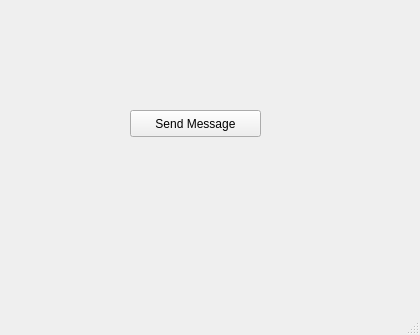
<?xml version="1.0" encoding="UTF-8"?>
<ui version="4.0">
 <class>MainWindow</class>
 <widget class="QMainWindow" name="MainWindow">
  <property name="geometry">
   <rect>
    <x>0</x>
    <y>0</y>
    <width>420</width>
    <height>335</height>
   </rect>
  </property>
  <property name="windowTitle">
   <string>MainWindow</string>
  </property>
  <widget class="QWidget" name="centralwidget">
   <widget class="QPushButton" name="pushButton">
    <property name="geometry">
     <rect>
      <x>130</x>
      <y>110</y>
      <width>131</width>
      <height>27</height>
     </rect>
    </property>
    <property name="text">
     <string>Send Message</string>
    </property>
   </widget>
  </widget>
  <widget class="QStatusBar" name="statusbar"/>
 </widget>
 <resources/>
 <connections/>
</ui>
